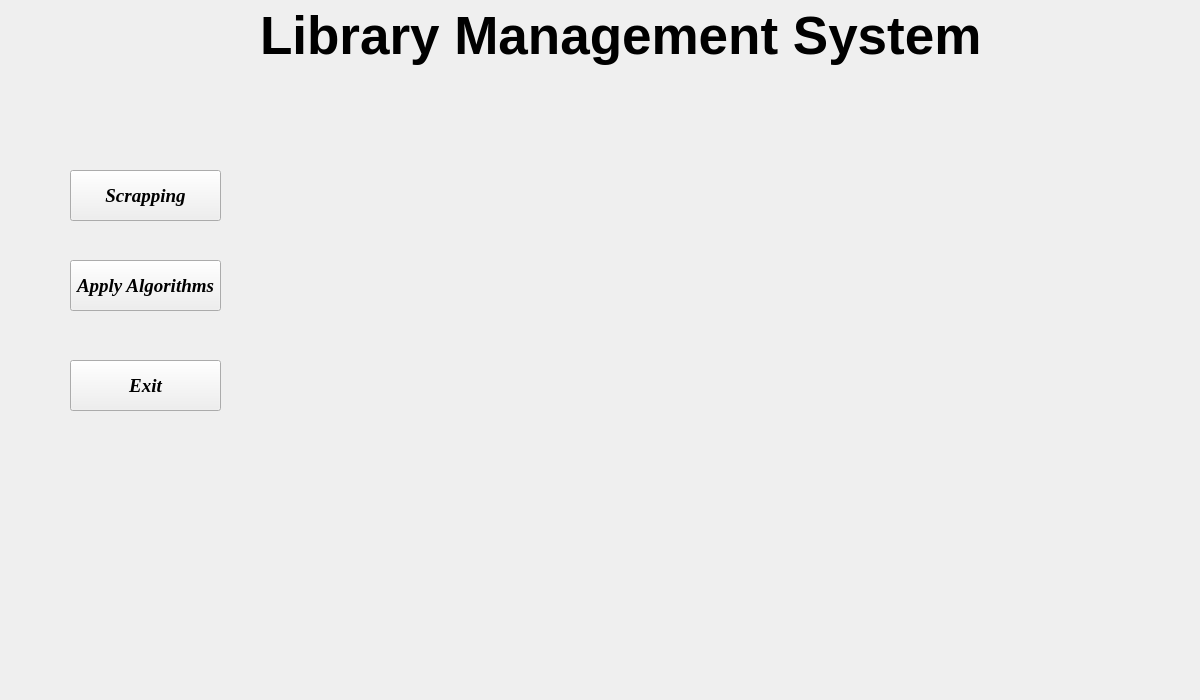
<?xml version="1.0" encoding="UTF-8"?>
<ui version="4.0">
 <class>Form</class>
 <widget class="QWidget" name="Form">
  <property name="geometry">
   <rect>
    <x>0</x>
    <y>0</y>
    <width>1200</width>
    <height>700</height>
   </rect>
  </property>
  <property name="windowTitle">
   <string>Form</string>
  </property>
  <property name="styleSheet">
   <string notr="true">image: url(:/newPrefix/p2.jpg);</string>
  </property>
  <widget class="QLabel" name="label">
   <property name="geometry">
    <rect>
     <x>0</x>
     <y>40</y>
     <width>1200</width>
     <height>700</height>
    </rect>
   </property>
   <property name="styleSheet">
    <string notr="true">image: url(:/newPrefix/Project-Pic/p2.jpg);</string>
   </property>
   <property name="text">
    <string/>
   </property>
  </widget>
  <widget class="QPushButton" name="scrapbtn">
   <property name="geometry">
    <rect>
     <x>70</x>
     <y>170</y>
     <width>151</width>
     <height>51</height>
    </rect>
   </property>
   <property name="font">
    <font>
     <family>Times New Roman</family>
     <pointsize>14</pointsize>
     <weight>75</weight>
     <italic>true</italic>
     <bold>true</bold>
    </font>
   </property>
   <property name="text">
    <string>Scrapping</string>
   </property>
  </widget>
  <widget class="QPushButton" name="algbtn">
   <property name="geometry">
    <rect>
     <x>70</x>
     <y>260</y>
     <width>151</width>
     <height>51</height>
    </rect>
   </property>
   <property name="font">
    <font>
     <family>Times New Roman</family>
     <pointsize>14</pointsize>
     <weight>75</weight>
     <italic>true</italic>
     <bold>true</bold>
    </font>
   </property>
   <property name="text">
    <string>Apply Algorithms</string>
   </property>
  </widget>
  <widget class="QPushButton" name="exitbtn">
   <property name="geometry">
    <rect>
     <x>70</x>
     <y>360</y>
     <width>151</width>
     <height>51</height>
    </rect>
   </property>
   <property name="font">
    <font>
     <family>Times New Roman</family>
     <pointsize>14</pointsize>
     <weight>75</weight>
     <italic>true</italic>
     <bold>true</bold>
    </font>
   </property>
   <property name="text">
    <string>Exit</string>
   </property>
  </widget>
  <widget class="QLabel" name="lblTitle">
   <property name="geometry">
    <rect>
     <x>260</x>
     <y>-20</y>
     <width>761</width>
     <height>111</height>
    </rect>
   </property>
   <property name="font">
    <font>
     <family>Tahoma</family>
     <pointsize>40</pointsize>
     <weight>75</weight>
     <bold>true</bold>
    </font>
   </property>
   <property name="text">
    <string>Library Management System</string>
   </property>
  </widget>
 </widget>
 <resources>
  <include location="resouces.qrc"/>
 </resources>
 <connections/>
</ui>
